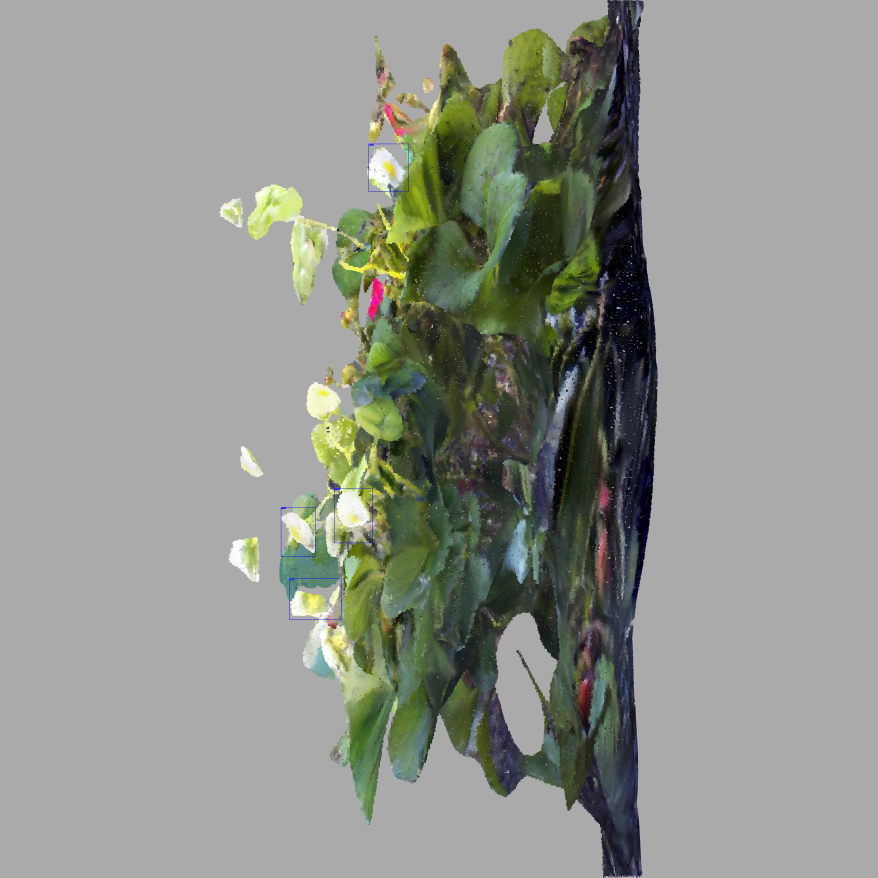
#> input picture deeplearning/numpy/img_0.jpg, 7020 x 7020 px, found by its file name (shown at 1/8 size)
$ python test.py
#> lines starting #> are read from the running program, lines starting #| are printed output that depends on the picture; after the words box and inside, x2 and y2 are one past the last pixel; in counts of white or black regions, pixels touching at a corner belong together
import cv2

thresholded_image = cv2.imread('img_0.jpg', cv2.IMREAD_GRAYSCALE)  # Ensure it's loaded as grayscale
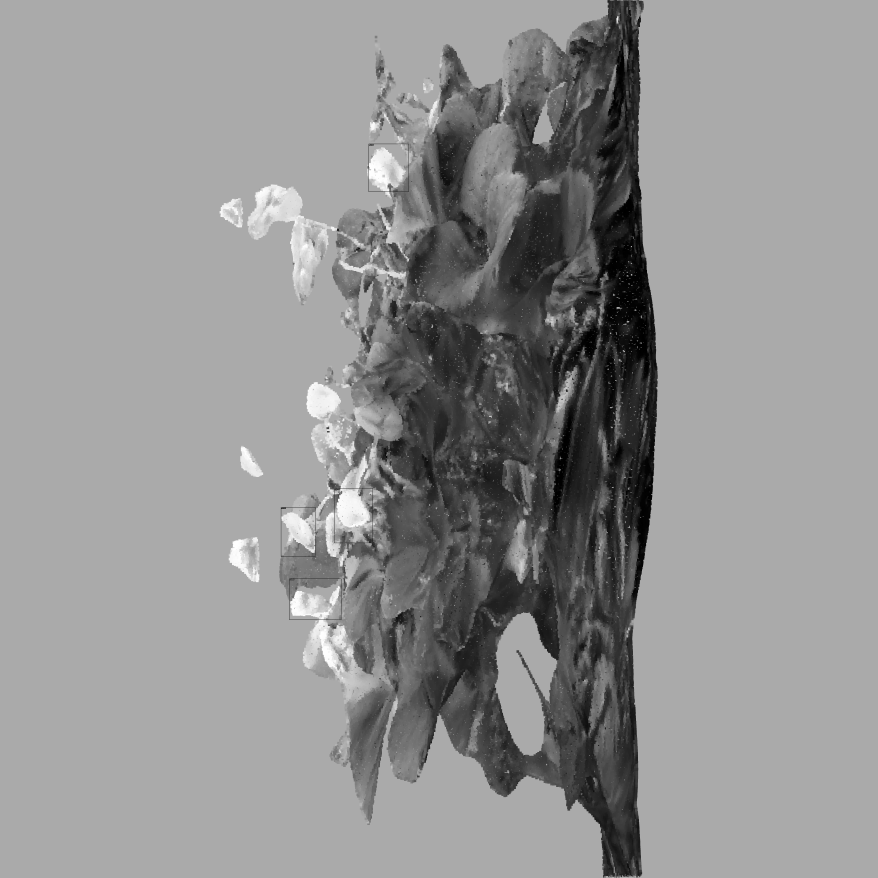
#> thresholded_image: shape (7020, 7020) (shown at 1/8 size); min 0, max 255, mean 145.8
edged = cv2.Canny(thresholded_image, 50, 100)
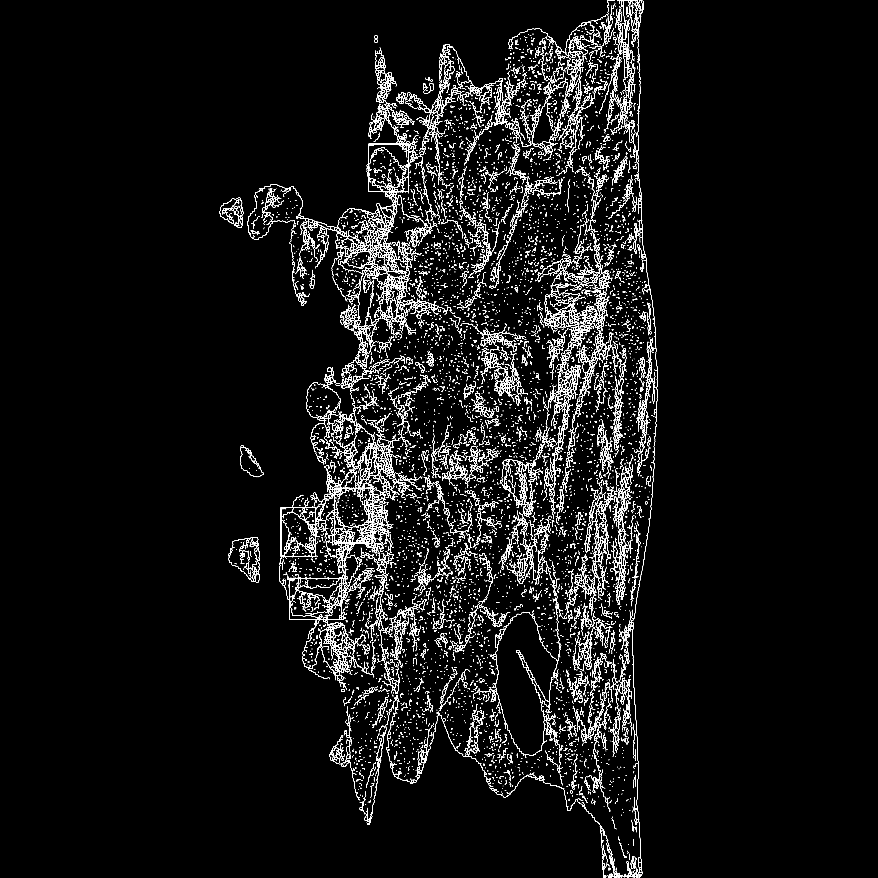
#> edged: shape (7020, 7020) (shown at 1/8 size); 1.3% white in thin lines or dots, all inside (x1, y1, x2, y2) = (1756, 0, 5264, 7020)

# Find contours in the thresholded image
contours, _ = cv2.findContours(edged, cv2.RETR_EXTERNAL, cv2.CHAIN_APPROX_NONE)
#> contours = 9768 contours, 7747 with area under 20; largest, box (x1, y1, x2, y2) and area: (2575, 1030, 3344, 2398) 309074, (2315, 4629, 2730, 4957) 134360, (2676, 3906, 2982, 4343) 110292, (2249, 4059, 2522, 4452) 105595, (2233, 3767, 3152, 5446) 80322

# Iterate through the contours and find bounding boxes
bounding_boxes = []
for contour in contours:
    # Get bounding box coordinates
    x, y, w, h = cv2.boundingRect(contour)
    if w*h > 2500:
        bounding_boxes.append((x, y, w, h))
#> this loop made 9768 passes
#> (x, y, w, h) on passes 1 to 3: (5022, 7019, 5, 1), (4957, 7019, 1, 1), (4945, 7019, 1, 1)
#> after the loop, bounding_boxes = 541 items, first 6: (4904, 6931, 34, 89), (5013, 6892, 45, 117), (5103, 6861, 32, 119), (5041, 6848, 63, 132), (4872, 6840, 41, 102), (4826, 6759, 32, 140)

# Draw bounding boxes on a copy of the original image (for visualization)
original_image = cv2.imread('img_0.jpg')  # Load your original image here
bounding_box_image = original_image.copy()
for (x, y, w, h) in bounding_boxes:
    cv2.rectangle(bounding_box_image, (x, y), (x + w, y + h), (0, 255, 0), 2)  # Draw green rectangles
#> this loop made 541 passes

# Display or save the image with bounding boxes
cv2.imshow('Bounding Boxes', bounding_box_image)

cv2.waitKey(0)
cv2.destroyAllWindows()
# Optionally, you can print the bounding boxes
print("Bounding boxes:", bounding_boxes)
#> (printed output is left out)

$ run again, with deeplearning/numpy/img_1.jpg copied over deeplearning/numpy/img_0.jpg
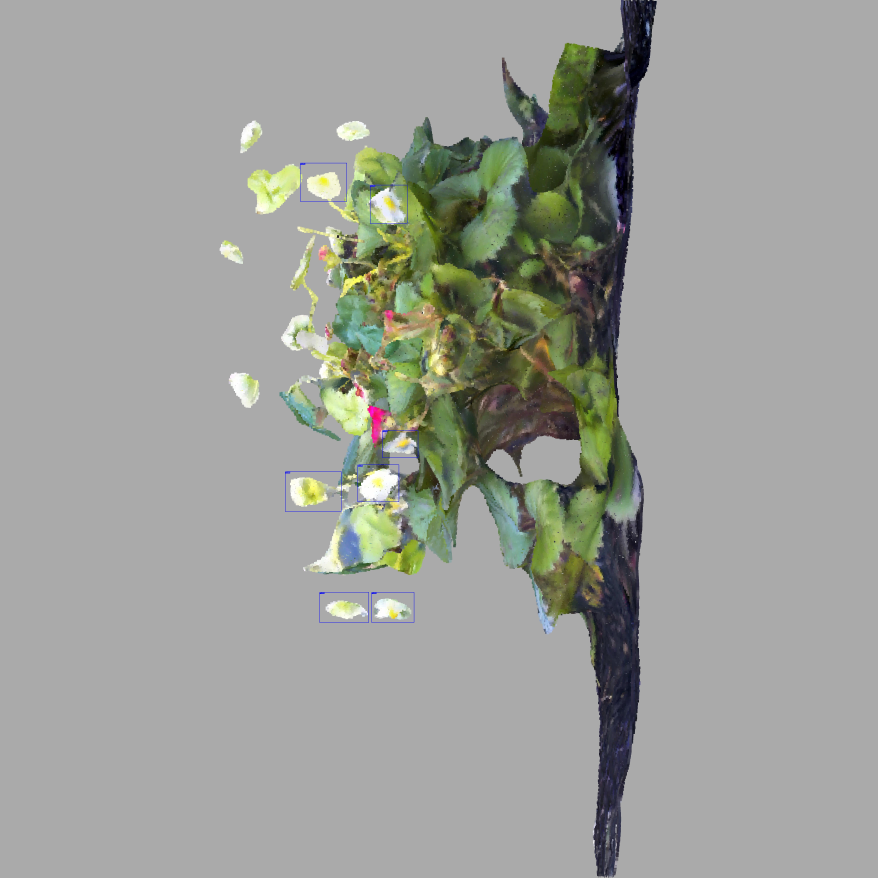
#> input picture deeplearning/numpy/img_1.jpg, 7020 x 7020 px, found by its file name (shown at 1/8 size)
#> `thresholded_image = cv2.imread('img_0.jpg', cv2.IMREAD_GRAYSCALE)  # E..`:
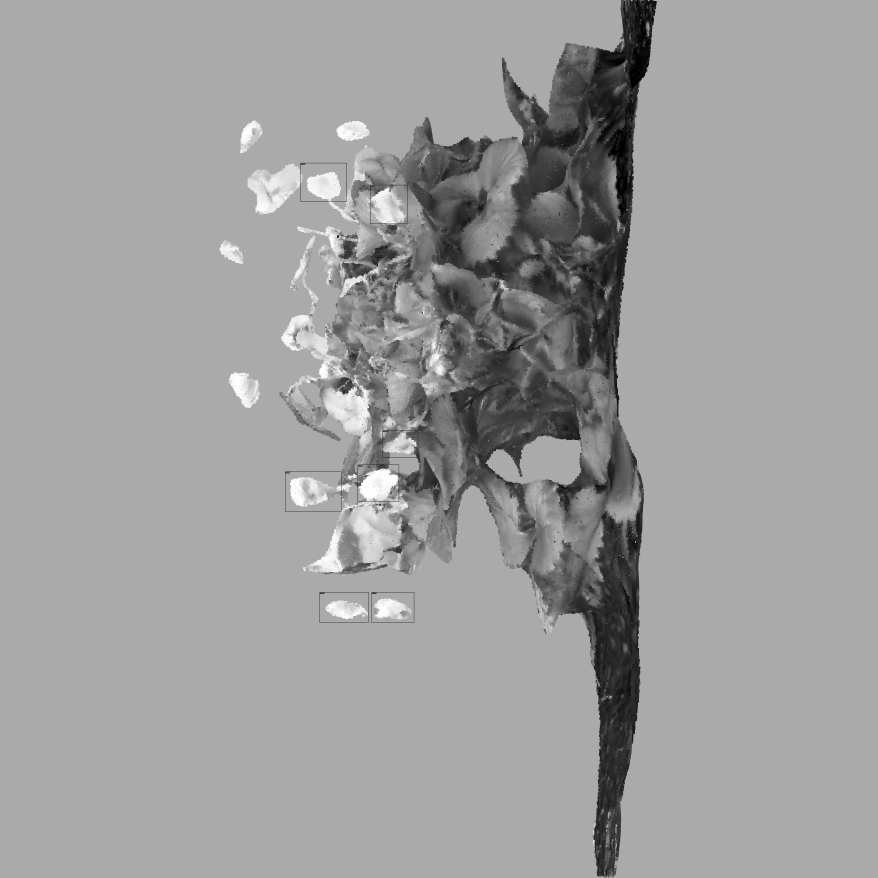
#> thresholded_image: shape (7020, 7020) (shown at 1/8 size); min 0, max 255, mean 157.6
#> `edged = cv2.Canny(thresholded_image, 50, 100)`:
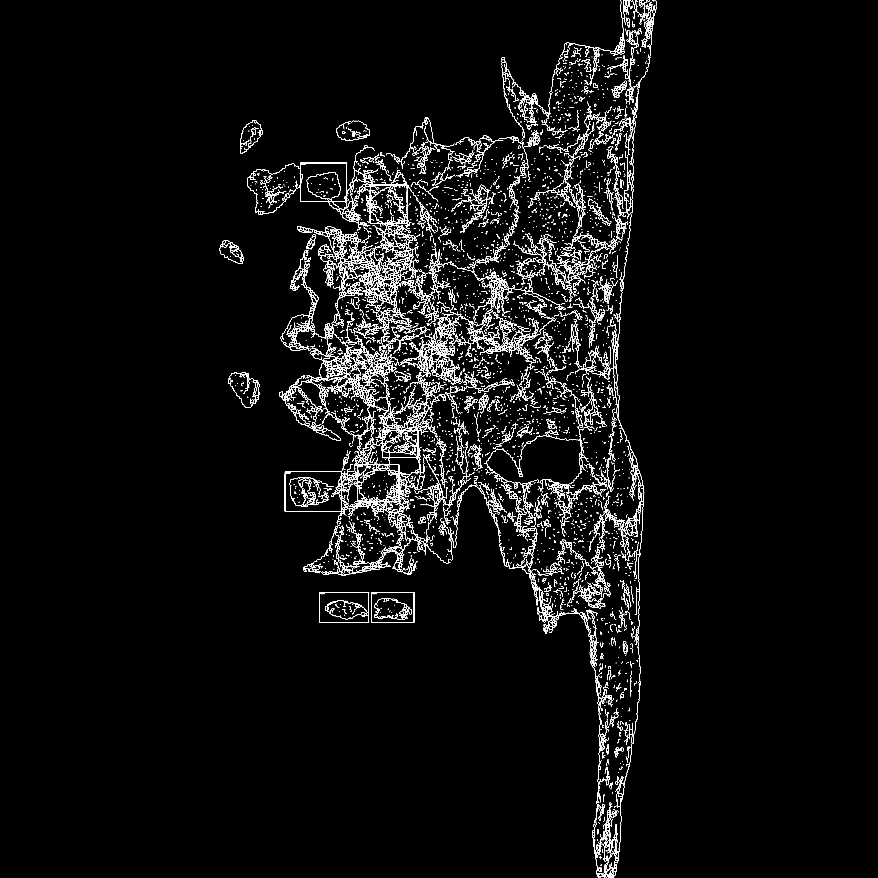
#> edged: shape (7020, 7020) (shown at 1/8 size); 0.98% white in thin lines or dots, all inside (x1, y1, x2, y2) = (1756, 0, 5254, 7020)
#> contours = 5054 contours, 4314 with area under 20; largest, box (x1, y1, x2, y2) and area: (1980, 1187, 3448, 2425) 434771, (2282, 3774, 2730, 4091) 140167, (2863, 3719, 3191, 4014) 95012, (2557, 4739, 2950, 4979) 92588, (2973, 4739, 3312, 4979) 79968
#> the loop `for contour in contours:` made 5054 passes
#> (x, y, w, h) on passes 1 to 3: (4900, 7019, 1, 1), (4836, 7010, 2, 4), (4833, 7009, 1, 11)
#> after the loop `for contour in contours:`: bounding_boxes = 396 items, first 6: (4835, 6940, 76, 80), (4766, 6756, 41, 107), (4830, 6649, 41, 245), (4859, 6584, 54, 268), (4829, 6448, 85, 179), (4804, 6430, 35, 101)
#> the loop `for (x, y, w, h) in bounding_boxes:` made 396 passes
#> (printed output is left out)
